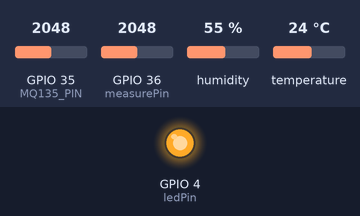
A program run on a simulated ESP32. On the bench: output pins drawn as LEDs (lit = HIGH). The test bench sets the inputs (shaded band); at power-on: GPIO 35 (MQ135_PIN) = 2048, GPIO 36 (measurePin) = 2048, humidity 55 %, temperature 24 °C. What the program prints to the serial monitor is not drawn.

Above: at 0.1 s.
Timing chart, 0 to 1.6 s (numbered marks = the images above):
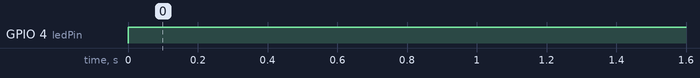

Measured:
- by itself, GPIO 4 (ledPin): LOW → HIGH at 0.00 s

The program:

main.cpp
```cpp
#include <Arduino.h>
#include <DHT.h>
#include <Wire.h>

// ===== DWIN UART SETTINGS =====
const byte rxPin = 16;
const byte txPin = 17;
HardwareSerial dwin(1);

// ===== PIN DEFINITIONS =====
const int measurePin = 36; // GP2Y1010 Vo
const int ledPin = 4;      // GP2Y LED control
const int MQ135_PIN = 35;  // MQ135 analog pin
const int DHT_PIN = 15;    // DHT11 data pin

// ===== DHT SETTINGS =====
#define DHTTYPE DHT11
DHT dht(DHT_PIN, DHTTYPE);

// ===== DWIN ADDRESSES =====
#define add_61   0x61  // PM2.5
#define add_62   0x62  // PM10
#define add_63   0x63  // AQI
#define add_64   0x64  // Temperature
#define add_65   0x65  // Humidity
#define add_66   0x66  // VOCs
#define add_67   0x67  // NH3
#define add_68   0x68  // Benzene-type
#define add_69   0x69  // Smoke level
#define add_71   0x71  // CO2

// ===== DWIN FRAMES =====
unsigned char S61[8] = {0x5a,0xa5,0x05,0x82, add_61, 0x00,0x00,0x00};
unsigned char S62[8] = {0x5a,0xa5,0x05,0x82, add_62, 0x00,0x00,0x00};
unsigned char S63[8] = {0x5a,0xa5,0x05,0x82, add_63, 0x00,0x00,0x00};
unsigned char S64[8] = {0x5a,0xa5,0x05,0x82, add_64, 0x00,0x00,0x00};
unsigned char S65[8] = {0x5a,0xa5,0x05,0x82, add_65, 0x00,0x00,0x00};
unsigned char S66[8] = {0x5a,0xa5,0x05,0x82, add_66, 0x00,0x00,0x00};
unsigned char S67[8] = {0x5a,0xa5,0x05,0x82, add_67, 0x00,0x00,0x00};
unsigned char S68[8] = {0x5a,0xa5,0x05,0x82, add_68, 0x00,0x00,0x00};
unsigned char S69[8] = {0x5a,0xa5,0x05,0x82, add_69, 0x00,0x00,0x00};
unsigned char S71[8] = {0x5a,0xa5,0x05,0x82, add_71, 0x00,0x00,0x00};

// ===== AQI BREAKPOINT STRUCTURE =====
struct AQIBreakpoint {
  float Clow;
  float Chigh;
  int Ilow;
  int Ihigh;
};

// US EPA PM2.5 AQI TABLE
AQIBreakpoint pm25_table[] = {
  {0.0, 12.0, 0, 50},
  {12.1, 35.4, 51, 100},
  {35.5, 55.4, 101, 150},
  {55.5, 150.4, 151, 200},
  {150.5, 250.4, 201, 300},
  {250.5, 350.4, 301, 400},
  {350.5, 500.4, 401, 500},
};

// ===== AQI Calculation Function =====
int calculateAQI(float concentration) {
  for (int i = 0; i < 7; i++) {
    if (concentration >= pm25_table[i].Clow &&
        concentration <= pm25_table[i].Chigh) {

      return ((pm25_table[i].Ihigh - pm25_table[i].Ilow) /
              (pm25_table[i].Chigh - pm25_table[i].Clow)) *
             (concentration - pm25_table[i].Clow) +
             pm25_table[i].Ilow;
    }
  }
  return -1; // Out of range
}


// ===== SEND DATA TO DWIN DISPLAY =====
void sendToDWIN(float pm25, float pm10, int aqi, float temp, float hum, float vocs, float nh3, float benzene, int smoke, float co2) {
  // Convert float values to integers for DWIN (you can multiply by 10 if you want decimal precision)
  int v61 = (int)pm25;
  int v62 = (int)pm10;
  int v63 = aqi;
  int v64 = (int)temp;
  int v65 = (int)hum;
  int v66 = (int)vocs;
  int v67 = (int)nh3;
  int v68 = (int)benzene;
  int v69 = smoke;
  int v71 = (int)co2;

  // Send to DWIN
  S61[6] = highByte(v61); S61[7] = lowByte(v61); dwin.write(S61, 8);
  S62[6] = highByte(v62); S62[7] = lowByte(v62); dwin.write(S62, 8);
  S63[6] = highByte(v63); S63[7] = lowByte(v63); dwin.write(S63, 8);
  S64[6] = highByte(v64); S64[7] = lowByte(v64); dwin.write(S64, 8);
  S65[6] = highByte(v65); S65[7] = lowByte(v65); dwin.write(S65, 8);
  S66[6] = highByte(v66); S66[7] = lowByte(v66); dwin.write(S66, 8);
  S67[6] = highByte(v67); S67[7] = lowByte(v67); dwin.write(S67, 8);
  S68[6] = highByte(v68); S68[7] = lowByte(v68); dwin.write(S68, 8);
  S69[6] = highByte(v69); S69[7] = lowByte(v69); dwin.write(S69, 8);
  S71[6] = highByte(v71); S71[7] = lowByte(v71); dwin.write(S71, 8);
}


void setup() {
  Serial.begin(115200);
  dwin.begin(115200, SERIAL_8N1, rxPin, txPin);

  pinMode(ledPin, OUTPUT);
  digitalWrite(ledPin, HIGH);  // LED OFF initially

  dht.begin();

  Serial.println("Air Quality Monitor with DWIN Display started");
}

void loop() {

  // === GP2Y1010 Dust Sensor (Correct Timing) ===
  digitalWrite(ledPin, LOW);   // LED ON
  delayMicroseconds(280);

  int sensorValue = analogRead(measurePin);

  delayMicroseconds(40);
  digitalWrite(ledPin, HIGH);  // LED OFF

  // Convert ADC to voltage
  float voltage = sensorValue * (3.3 / 4095.0);

  // Sharp GP2Y1010 dust calculation
  float dustDensity = (voltage - 0.1) * 1000.0;
  if (dustDensity < 0) dustDensity = 0;

  // PM10 estimate (ratio-based)
  float pm10 = dustDensity * 1.5;

  // === Clamp PM2.5 to EPA range (max 500.4) ===
  float pm25 = dustDensity;
  if (pm25 > 500.4) pm25 = 500.4;

  // === AQI Calculation ===
  int aqi = calculateAQI(pm25);

  // === MQ135 GAS SENSOR ===
  int mq135_raw = analogRead(MQ135_PIN);

  float vocs = mq135_raw / 10.0;         // VOCs estimated
  float nh3 = mq135_raw * 0.2;           // NH3 estimated
  float benzene = mq135_raw * 0.15;      // Benzene-type gases
  int smokeLevel = map(mq135_raw, 0, 4095, 0, 100); // Smoke % (relative)
  float co2_ppm = 150 + (mq135_raw * 0.8); // CO2 equivalent estimate

  // === DHT11 Temperature and Humidity ===
  float humidity = dht.readHumidity();
  float temperature = dht.readTemperature();

  // === OUTPUT SECTION ===
  Serial.println("======================================");

  Serial.print("PM2.5: ");
  Serial.print(dustDensity);
  Serial.println(" µg/m³");

  Serial.print("PM10 (estimated): ");
  Serial.print(pm10);
  Serial.println(" µg/m³");

  Serial.print("AQI: ");
  Serial.println(aqi);

  Serial.print("Voltage: ");
  Serial.println(voltage, 3);

  Serial.print("Temperature: ");
  Serial.print(temperature);
  Serial.println(" °C");

  Serial.print("Humidity: ");
  Serial.print(humidity);
  Serial.println(" %");

  Serial.print("VOCs: ");
  Serial.print(vocs);
  Serial.println(" mg/m³");

  Serial.print("NH3 (estimated): ");
  Serial.print(nh3);
  Serial.println(" ppm");

  Serial.print("Benzene-type gases: ");
  Serial.print(benzene);
  Serial.println(" ppm");

  Serial.print("Smoke Level: ");
  Serial.print(smokeLevel);
  Serial.println(" %");

  Serial.print("CO2 (estimated): ");
  Serial.print(co2_ppm);
  Serial.println(" ppm");

  Serial.println("======================================\n");

  // === SEND DATA TO DWIN DISPLAY ===
  sendToDWIN(dustDensity, pm10, aqi, temperature, humidity, vocs, nh3, benzene, smokeLevel, co2_ppm);

  delay(1500);
}
```
